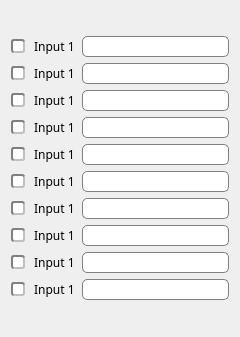
    <widget class="QWidget" name="scrollAreaWidgetContents_2">
     <property name="geometry">
      <rect>
       <x>0</x>
       <y>0</y>
       <width>240</width>
       <height>337</height>
      </rect>
     </property>
     <layout class="QVBoxLayout" name="verticalLayout_4">
      <item>
       <layout class="QGridLayout" name="gridLayout_4">
        <item row="9" column="1">
         <widget class="QLineEdit" name="Outdevname_10">
          <property name="enabled">
           <bool>true</bool>
          </property>
          <property name="font">
           <font>
            <family>Calibri</family>
            <pointsize>10</pointsize>
           </font>
          </property>
          <property name="styleSheet">
           <string notr="true">QLineEdit {border: 1px solid gray;border-radius: 5px;}</string>
          </property>
          <property name="text">
           <string/>
          </property>
          <property name="maxLength">
           <number>10</number>
          </property>
          <property name="clearButtonEnabled">
           <bool>true</bool>
          </property>
         </widget>
        </item>
        <item row="1" column="1">
         <widget class="QLineEdit" name="Outdevname_2">
          <property name="enabled">
           <bool>true</bool>
          </property>
          <property name="font">
           <font>
            <family>Calibri</family>
            <pointsize>10</pointsize>
           </font>
          </property>
          <property name="styleSheet">
           <string notr="true">QLineEdit {border: 1px solid gray;border-radius: 5px;}</string>
          </property>
          <property name="text">
           <string/>
          </property>
          <property name="maxLength">
           <number>10</number>
          </property>
          <property name="clearButtonEnabled">
           <bool>true</bool>
          </property>
         </widget>
        </item>
        <item row="0" column="1">
         <widget class="QLineEdit" name="Outdevname_1">
          <property name="enabled">
           <bool>true</bool>
          </property>
          <property name="font">
           <font>
            <family>Calibri</family>
            <pointsize>10</pointsize>
           </font>
          </property>
          <property name="styleSheet">
           <string notr="true">QLineEdit {border: 1px solid gray;border-radius: 5px;}</string>
          </property>
          <property name="text">
           <string/>
          </property>
          <property name="maxLength">
           <number>10</number>
          </property>
          <property name="clearButtonEnabled">
           <bool>true</bool>
          </property>
         </widget>
        </item>
        <item row="2" column="1">
         <widget class="QLineEdit" name="Outdevname_3">
          <property name="enabled">
           <bool>true</bool>
          </property>
          <property name="font">
           <font>
            <family>Calibri</family>
            <pointsize>10</pointsize>
           </font>
          </property>
          <property name="styleSheet">
           <string notr="true">QLineEdit {border: 1px solid gray;border-radius: 5px;}</string>
          </property>
          <property name="text">
           <string/>
          </property>
          <property name="maxLength">
           <number>10</number>
          </property>
          <property name="clearButtonEnabled">
           <bool>true</bool>
          </property>
         </widget>
        </item>
        <item row="3" column="1">
         <widget class="QLineEdit" name="Outdevname_4">
          <property name="enabled">
           <bool>true</bool>
          </property>
          <property name="font">
           <font>
            <family>Calibri</family>
            <pointsize>10</pointsize>
           </font>
          </property>
          <property name="styleSheet">
           <string notr="true">QLineEdit {border: 1px solid gray;border-radius: 5px;}</string>
          </property>
          <property name="text">
           <string/>
          </property>
          <property name="maxLength">
           <number>10</number>
          </property>
          <property name="clearButtonEnabled">
           <bool>true</bool>
          </property>
         </widget>
        </item>
        <item row="4" column="1">
         <widget class="QLineEdit" name="Outdevname_5">
          <property name="enabled">
           <bool>true</bool>
          </property>
          <property name="font">
           <font>
            <family>Calibri</family>
            <pointsize>10</pointsize>
           </font>
          </property>
          <property name="styleSheet">
           <string notr="true">QLineEdit {border: 1px solid gray;border-radius: 5px;}</string>
          </property>
          <property name="text">
           <string/>
          </property>
          <property name="maxLength">
           <number>10</number>
          </property>
          <property name="clearButtonEnabled">
           <bool>true</bool>
          </property>
         </widget>
        </item>
        <item row="5" column="1">
         <widget class="QLineEdit" name="Outdevname_6">
          <property name="enabled">
           <bool>true</bool>
          </property>
          <property name="font">
           <font>
            <family>Calibri</family>
            <pointsize>10</pointsize>
           </font>
          </property>
          <property name="styleSheet">
           <string notr="true">QLineEdit {border: 1px solid gray;border-radius: 5px;}</string>
          </property>
          <property name="text">
           <string/>
          </property>
          <property name="maxLength">
           <number>10</number>
          </property>
          <property name="clearButtonEnabled">
           <bool>true</bool>
          </property>
         </widget>
        </item>
        <item row="7" column="1">
         <widget class="QLineEdit" name="Outdevname_8">
          <property name="enabled">
           <bool>true</bool>
          </property>
          <property name="font">
           <font>
            <family>Calibri</family>
            <pointsize>10</pointsize>
           </font>
          </property>
          <property name="styleSheet">
           <string notr="true">QLineEdit {border: 1px solid gray;border-radius: 5px;}</string>
          </property>
          <property name="text">
           <string/>
          </property>
          <property name="maxLength">
           <number>10</number>
          </property>
          <property name="clearButtonEnabled">
           <bool>true</bool>
          </property>
         </widget>
        </item>
        <item row="8" column="1">
         <widget class="QLineEdit" name="Outdevname_9">
          <property name="enabled">
           <bool>true</bool>
          </property>
          <property name="font">
           <font>
            <family>Calibri</family>
            <pointsize>10</pointsize>
           </font>
          </property>
          <property name="styleSheet">
           <string notr="true">QLineEdit {border: 1px solid gray;border-radius: 5px;}</string>
          </property>
          <property name="text">
           <string/>
          </property>
          <property name="maxLength">
           <number>10</number>
          </property>
          <property name="clearButtonEnabled">
           <bool>true</bool>
          </property>
         </widget>
        </item>
        <item row="6" column="1">
         <widget class="QLineEdit" name="Outdevname_7">
          <property name="enabled">
           <bool>true</bool>
          </property>
          <property name="font">
           <font>
            <family>Calibri</family>
            <pointsize>10</pointsize>
           </font>
          </property>
          <property name="styleSheet">
           <string notr="true">QLineEdit {border: 1px solid gray;border-radius: 5px;}</string>
          </property>
          <property name="text">
           <string/>
          </property>
          <property name="maxLength">
           <number>10</number>
          </property>
          <property name="clearButtonEnabled">
           <bool>true</bool>
          </property>
         </widget>
        </item>
        <item row="0" column="0">
         <widget class="QCheckBox" name="CheckBox_out_1">
          <property name="font">
           <font>
            <family>Calibri Light</family>
            <pointsize>9</pointsize>
           </font>
          </property>
          <property name="styleSheet">
           <string notr="true">QCheckBox::indicator {
    width:  10px;
    height:  10px;
    border-radius:  3px;
}
QCheckBox::indicator:checked {
    background-color: rgb(50, 200, 50);
    border: 2px inset grey;
}
QCheckBox::indicator:unchecked {
    background-color:       white;
    border:  2px inset grey;
}
</string>
          </property>
          <property name="text">
           <string> Input 1</string>
          </property>
         </widget>
        </item>
        <item row="1" column="0">
         <widget class="QCheckBox" name="CheckBox_out_2">
          <property name="font">
           <font>
            <family>Calibri Light</family>
            <pointsize>9</pointsize>
           </font>
          </property>
          <property name="styleSheet">
           <string notr="true">QCheckBox::indicator {
    width:  10px;
    height:  10px;
    border-radius:  3px;
}
QCheckBox::indicator:checked {
    background-color: rgb(50, 200, 50);
    border: 2px inset grey;
}
QCheckBox::indicator:unchecked {
    background-color:       white;
    border:  2px inset grey;
}
</string>
          </property>
          <property name="text">
           <string> Input 1</string>
          </property>
         </widget>
        </item>
        <item row="2" column="0">
         <widget class="QCheckBox" name="CheckBox_out_3">
          <property name="font">
           <font>
            <family>Calibri Light</family>
            <pointsize>9</pointsize>
           </font>
          </property>
          <property name="styleSheet">
           <string notr="true">QCheckBox::indicator {
    width:  10px;
    height:  10px;
    border-radius:  3px;
}
QCheckBox::indicator:checked {
    background-color: rgb(50, 200, 50);
    border: 2px inset grey;
}
QCheckBox::indicator:unchecked {
    background-color:       white;
    border:  2px inset grey;
}
</string>
          </property>
          <property name="text">
           <string> Input 1</string>
          </property>
         </widget>
        </item>
        <item row="3" column="0">
         <widget class="QCheckBox" name="CheckBox_out_4">
          <property name="font">
           <font>
            <family>Calibri Light</family>
            <pointsize>9</pointsize>
           </font>
          </property>
          <property name="styleSheet">
           <string notr="true">QCheckBox::indicator {
    width:  10px;
    height:  10px;
    border-radius:  3px;
}
QCheckBox::indicator:checked {
    background-color: rgb(50, 200, 50);
    border: 2px inset grey;
}
QCheckBox::indicator:unchecked {
    background-color:       white;
    border:  2px inset grey;
}
</string>
          </property>
          <property name="text">
           <string> Input 1</string>
          </property>
         </widget>
        </item>
        <item row="4" column="0">
         <widget class="QCheckBox" name="CheckBox_out_5">
          <property name="font">
           <font>
            <family>Calibri Light</family>
            <pointsize>9</pointsize>
           </font>
          </property>
          <property name="styleSheet">
           <string notr="true">QCheckBox::indicator {
    width:  10px;
    height:  10px;
    border-radius:  3px;
}
QCheckBox::indicator:checked {
    background-color: rgb(50, 200, 50);
    border: 2px inset grey;
}
QCheckBox::indicator:unchecked {
    background-color:       white;
    border:  2px inset grey;
}
</string>
          </property>
          <property name="text">
           <string> Input 1</string>
          </property>
         </widget>
        </item>
        <item row="5" column="0">
         <widget class="QCheckBox" name="CheckBox_out_6">
          <property name="font">
           <font>
            <family>Calibri Light</family>
            <pointsize>9</pointsize>
           </font>
          </property>
          <property name="styleSheet">
           <string notr="true">QCheckBox::indicator {
    width:  10px;
    height:  10px;
    border-radius:  3px;
}
QCheckBox::indicator:checked {
    background-color: rgb(50, 200, 50);
    border: 2px inset grey;
}
QCheckBox::indicator:unchecked {
    background-color:       white;
    border:  2px inset grey;
}
</string>
          </property>
          <property name="text">
           <string> Input 1</string>
          </property>
         </widget>
        </item>
        <item row="6" column="0">
         <widget class="QCheckBox" name="CheckBox_out_7">
          <property name="font">
           <font>
            <family>Calibri Light</family>
            <pointsize>9</pointsize>
           </font>
          </property>
          <property name="styleSheet">
           <string notr="true">QCheckBox::indicator {
    width:  10px;
    height:  10px;
    border-radius:  3px;
}
QCheckBox::indicator:checked {
    background-color: rgb(50, 200, 50);
    border: 2px inset grey;
}
QCheckBox::indicator:unchecked {
    background-color:       white;
    border:  2px inset grey;
}
</string>
          </property>
          <property name="text">
           <string> Input 1</string>
          </property>
         </widget>
        </item>
        <item row="7" column="0">
         <widget class="QCheckBox" name="CheckBox_out_8">
          <property name="font">
           <font>
            <family>Calibri Light</family>
            <pointsize>9</pointsize>
           </font>
          </property>
          <property name="styleSheet">
           <string notr="true">QCheckBox::indicator {
    width:  10px;
    height:  10px;
    border-radius:  3px;
}
QCheckBox::indicator:checked {
    background-color: rgb(50, 200, 50);
    border: 2px inset grey;
}
QCheckBox::indicator:unchecked {
    background-color:       white;
    border:  2px inset grey;
}
</string>
          </property>
          <property name="text">
           <string> Input 1</string>
          </property>
         </widget>
        </item>
        <item row="8" column="0">
         <widget class="QCheckBox" name="CheckBox_out_9">
          <property name="font">
           <font>
            <family>Calibri Light</family>
            <pointsize>9</pointsize>
           </font>
          </property>
          <property name="styleSheet">
           <string notr="true">QCheckBox::indicator {
    width:  10px;
    height:  10px;
    border-radius:  3px;
}
QCheckBox::indicator:checked {
    background-color: rgb(50, 200, 50);
    border: 2px inset grey;
}
QCheckBox::indicator:unchecked {
    background-color:       white;
    border:  2px inset grey;
}
</string>
          </property>
          <property name="text">
           <string> Input 1</string>
          </property>
         </widget>
        </item>
        <item row="9" column="0">
         <widget class="QCheckBox" name="CheckBox_out_10">
          <property name="font">
           <font>
            <family>Calibri Light</family>
            <pointsize>9</pointsize>
           </font>
          </property>
          <property name="styleSheet">
           <string notr="true">QCheckBox::indicator {
    width:  10px;
    height:  10px;
    border-radius:  3px;
}
QCheckBox::indicator:checked {
    background-color: rgb(50, 200, 50);
    border: 2px inset grey;
}
QCheckBox::indicator:unchecked {
    background-color:       white;
    border:  2px inset grey;
}
</string>
          </property>
          <property name="text">
           <string> Input 1</string>
          </property>
         </widget>
        </item>
       </layout>
      </item>
     </layout>
    </widget>
